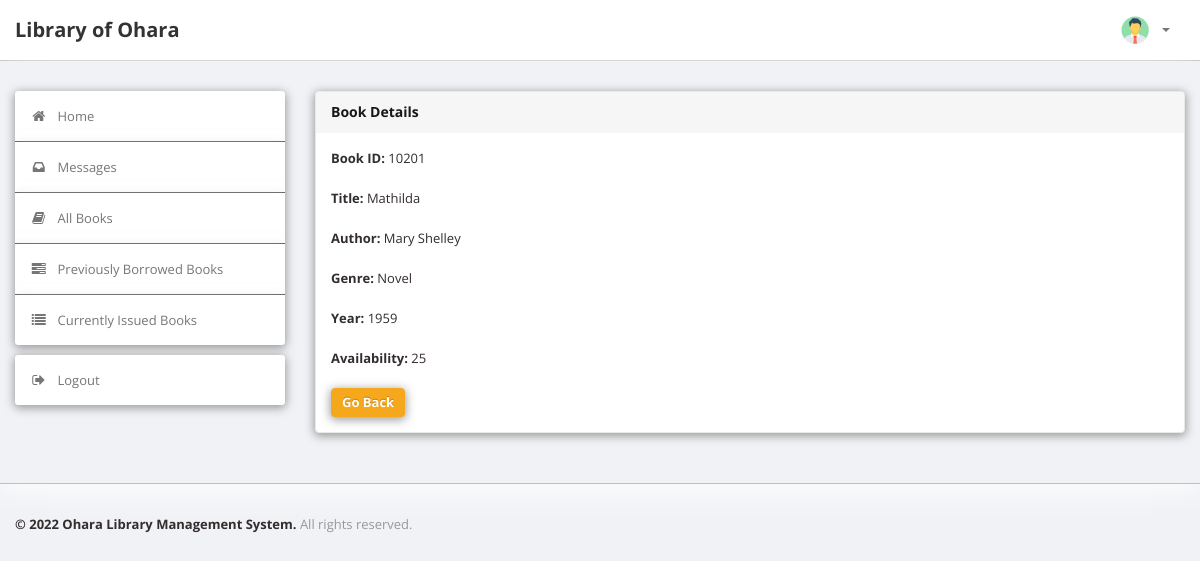
The app's page /bookdetails.php?id=10201 (signed in) with its own data.
### tables this page shows
CREATE TABLE `book` (
  `BookId` int(10) NOT NULL,
  `Title` varchar(50) DEFAULT NULL,
  `Genre` varchar(50) DEFAULT NULL,
  `Year` int(4) DEFAULT NULL,
  `Availability` int(3) DEFAULT NULL
);

CREATE TABLE `author` (
  `BookId` int(10) NOT NULL,
  `Author` varchar(50) NOT NULL
);

### bookdetails.php (the view, shortened to what this page needs)
<?php
require('dbconn.php');
?>
<?php
if ($_SESSION['Personal_ID']) {
    ?>
<!DOCTYPE html>
<html lang="en">
    <head>
        <link type="text/css" href="bootstrap/css/bootstrap.min.css" rel="stylesheet">
        <link type="text/css" href="bootstrap/css/bootstrap-responsive.min.css" rel="stylesheet">
        <link type="text/css" href="css/theme.css" rel="stylesheet">
        <link type="text/css" href="images/icons/css/font-awesome.css" rel="stylesheet">
    </head>
    <body>
        <div class="navbar navbar-fixed-top">
            <div class="navbar-inner">
                <div class="container">
                        <a class="brand" href="index.php">Library of Ohara </a>
                    <div class="nav-collapse collapse navbar-inverse-collapse">
                        <ul class="nav pull-right">
                            <li class="nav-user dropdown"><a href="#" class="dropdown-toggle" data-toggle="dropdown">
                                <img src="images/user.png" class="nav-avatar" />
                                <b class="caret"></b></a>
                            </li>
                        </ul>
                    </div>
                </div>
            </div>
        </div>
        <div class="wrapper">
            <div class="container">
                <div class="row">
                    <div class="span3">
                        <div class="sidebar">
                            <ul class="widget widget-menu unstyled">
                                <li class="active"><a href="index.php"><i class="menu-icon icon-home"></i>Home
                                </a></li>
                                 <li><a href="message.php"><i class="menu-icon icon-inbox"></i>Messages</a>
                                </li>
                                <li><a href="book.php"><i class="menu-icon icon-book"></i>All Books </a></li>
                                <li><a href="history.php"><i class="menu-icon icon-tasks"></i>Previously Borrowed Books </a></li>
                                <li><a href="current.php"><i class="menu-icon icon-list"></i>Currently Issued Books </a></li>
                            </ul>
                            <ul class="widget widget-menu unstyled">
                                <li><a href="logout.php"><i class="menu-icon icon-signout"></i>Logout </a></li>
                            </ul>
                        </div>
                    </div>
                    <div class="span9">
                        <div class="content">
                        <div class="module">
                            <div class="module-head">
                                <h3>Book Details</h3>
                            </div>
                            <div class="module-body">
                        <?php
                            $x=$_GET['id'];
                            $sql="select * from LMS.book where BookId='$x'";
                            $result=$conn->query($sql);
                            $row=$result->fetch_assoc();
                                $bookid=$row['BookId'];
                                $name=$row['Title'];
                                $Genre=$row['Genre'];
                                $year=$row['Year'];
                                $avail=$row['Availability'];
                                echo "<b>Book ID:</b> ".$bookid."<br><br>";
                                echo "<b>Title:</b> ".$name."<br><br>";
                                $sql1="select * from LMS.author where BookId='$bookid'";
                                $result=$conn->query($sql1);
                                echo "<b>Author:</b> ";
                                while($row1=$result->fetch_assoc())
                                {
                                    echo $row1['Author']."&nbsp;";
                                }
                                echo "<br><br>";
                                echo "<b>Genre:</b> ".$Genre."<br><br>";
                                echo "<b>Year:</b> ".$year."<br><br>";
                                echo "<b>Availability:</b> ".$avail."<br><br>";
                            ?>
                        <a href="book.php" class="btn btn-primary">Go Back</a>
                               </div>
                           </div>
                            </div>
                </div>
                </div>
                </div>
            </div>
<div class="footer">
            <div class="container">
                <b class="copyright">&copy; 2022 Ohara Library Management System. </b>All rights reserved.
            </div>
        </div>
    </body>
</html>
<?php }
else {
    echo "<script type='text/javascript'>alert('Access Denied!!!')</script>";
} ?>

### LibraryManagementSystem/admin/css/theme.css (style rules this page uses)
body { font-size: 13px; font-family: 'Open Sans', Arial, sans-serif; background: #f0f2f5; border-radius: 4px; box-shadow: 0 4px 30px rgba(0, 0, 0, 0.1); border: 0px solid rgba(255, 255, 255, 0.3); color: #332d2d }
h1, h2, h3, h4, h5, h6 { color: rgb(24, 24, 24); margin-top: 0 }
h3 { font-size: 20px }
strong, b { color: #332d2d; }
.wrapper { background: #f0f2f5; border-bottom: 1px solid rgba(125, 62, 0, 0.303); -webkit-box-shadow: 0 1px 2px rgb(255, 255, 255); -moz-box-shadow: 0 1px 2px rgb(255, 255, 255); box-shadow: 0 4px 30px rgb(255, 255, 255); padding: 30px 0; }
.footer { color: #999; padding: 30px 0 60px }
body [class^="icon-"], body [class*=" icon-"] { font-size: 14px; line-height: 20px; height: 20px }
.module { background: #fff; -webkit-border-radius: 3px; -moz-border-radius: 3px; border-radius: 3px; border: 1px solid #ccc; border-bottom-color: #bbb; -webkit-box-shadow: 0 0 1px rgba(0, 0, 0, 0.2); -moz-box-shadow: 0 0 1px rgba(0, 0, 0, 0.2); box-shadow: 0px 2px 10px 1px rgba(71, 71, 71, 0.52); margin-bottom: 30px }
.navbar { position: static !important; margin: 0 !important }
.navbar .navbar-inner { background: #fff; border-bottom: 1px solid #bbb; -webkit-box-shadow: 0 1px 2px rgba(0, 0, 0, 0.15); -moz-box-shadow: 0 1px 2px rgba(0, 0, 0, 0.15); box-shadow: 0 1px 2px rgba(0, 0, 0, 0.15) }
.navbar .brand { color: #333; font-weight: bold; font-size: 20px; margin-right: 20px; padding: 20px }
.navbar .nav > li > a { padding: 20px 15px; font-weight: bold; color: #777 }
.nav-user > a { height: 20px }
.nav-avatar { width: 34px; height: 34px; margin: -7px 5px 0 0; -webkit-border-radius: 50%; -moz-border-radius: 50%; border-radius: 50% }
.btn, .btn-box { -webkit-border-radius: 3px; -moz-border-radius: 3px; border-radius: 3px }
.btn { font-size: 13px; font-weight: 600 }
.btn { display: inline-block; margin-bottom: 0; font-weight: 700; text-align: center; vertical-align: middle; cursor: pointer; background-image: none; border: 1px solid transparent; white-space: nowrap; padding: 4px 10px; font-size: 13px; line-height: 1.42857; border-radius: 4px; -moz-box-shadow: 0 2px 2px 2px rgba(0, 0, 0, 0.596); -webkit-box-shadow: 0 2px 2px 2px rgba(0, 0, 0, 0.596); box-shadow: 0px 2px 10px 1px rgba(71, 71, 71, 0.52); -webkit-user-select: none; -moz-user-select: none; -ms-user-select: none; user-select: none }
.btn-primary { color: #fff; background-color: #f5a81c; border-color: #f5a81c }
.widget-menu { background: #fff; -webkit-border-radius: 3px; -moz-border-radius: 3px; border-radius: 4px; -moz-box-shadow: 0 5px 5px 5px rgba(0, 0, 0, 0.596); -webkit-box-shadow: 0 5px 5px 5px rgba(0, 0, 0, 0.596); box-shadow: 0px 2px 10px 1px rgba(71, 71, 71, 0.52); border: 0px solid rgba(148, 148, 148, 0.3); overflow: hidden }
.widget-menu a { color: #555; display: block; line-height: 20px; padding: 15px; text-decoration: none !important }
.widget-menu .menu-icon { margin-right: 10px; color: #767676; -webkit-transition: all .2s ease-in-out; -moz-transition: all .2s ease-in-out; transition: all .2s ease-in-out; }
.widget-menu > li + li { border-top: 1px solid #555 }
.widget-menu > li > a { background-color: #ffffff; color: #767676; box-shadow: 0px 2px 10px 1px rgba(219, 219, 219, 0.548); -webkit-transition: all .2s ease-in-out; -moz-transition: all .2s ease-in-out; transition: all .2s ease-in-out; }
.module { box-shadow: 0 0 3px rgba(0, 0, 0, .1); border-color: #e9e9e9; margin-bottom: 20px; background-color: #fff; border-radius: 4px; -moz-box-shadow: 0 10px 10px 10px rgba(0, 0, 0, 0.596); -webkit-box-shadow: 0 10px 10px 10px rgba(0, 0, 0, 0.596); box-shadow: 0px 2px 10px 1px rgba(71, 71, 71, 0.52); }
.module-head { color: #767676; background-color: #f6f6f6; border-color: #e9e9e9; padding: 10px 15px; border-bottom: 1px solid transparent; border-top-right-radius: 3px; border-top-left-radius: 3px; }
.module-head h3 { font-size: 14px; line-height: 20px; height: 20px; margin: 0 }
.module-body { padding: 15px }

### records on screen
book: BookId "10201", Title "Mathilda", Genre "Novel", Year "1959", Availability "25"
author: Author "Mary Shelley"
